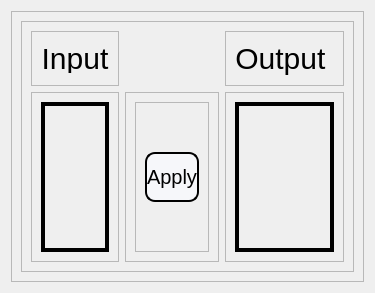
         <widget class="QWidget" name="HarrisPage">
          <layout class="QGridLayout" name="gridLayout_115">
           <item row="0" column="0">
            <widget class="QFrame" name="frame_65">
             <property name="frameShape">
              <enum>QFrame::StyledPanel</enum>
             </property>
             <property name="frameShadow">
              <enum>QFrame::Raised</enum>
             </property>
             <layout class="QGridLayout" name="gridLayout_20">
              <item row="0" column="0">
               <widget class="QFrame" name="ImagesFrame_6">
                <property name="styleSheet">
                 <string notr="true"/>
                </property>
                <property name="frameShape">
                 <enum>QFrame::StyledPanel</enum>
                </property>
                <property name="frameShadow">
                 <enum>QFrame::Raised</enum>
                </property>
                <layout class="QGridLayout" name="gridLayout_121">
                 <item row="0" column="0">
                  <widget class="QFrame" name="frame_7">
                   <property name="frameShape">
                    <enum>QFrame::StyledPanel</enum>
                   </property>
                   <property name="frameShadow">
                    <enum>QFrame::Raised</enum>
                   </property>
                   <layout class="QGridLayout" name="gridLayout_14">
                    <item row="0" column="0">
                     <widget class="QLabel" name="inputImageLabel_10">
                      <property name="maximumSize">
                       <size>
                        <width>16777215</width>
                        <height>30</height>
                       </size>
                      </property>
                      <property name="styleSheet">
                       <string notr="true">font-family: Impact, Haettenschweiler, 'Arial Narrow Bold', sans-serif;
font-size: 30px;
color: black;
background-color:transparent;</string>
                      </property>
                      <property name="text">
                       <string>Input</string>
                      </property>
                      <property name="alignment">
                       <set>Qt::AlignCenter</set>
                      </property>
                     </widget>
                    </item>
                   </layout>
                  </widget>
                 </item>
                 <item row="1" column="0">
                  <widget class="QFrame" name="frame_73">
                   <property name="frameShape">
                    <enum>QFrame::StyledPanel</enum>
                   </property>
                   <property name="frameShadow">
                    <enum>QFrame::Raised</enum>
                   </property>
                   <layout class="QGridLayout" name="gridLayout_45">
                    <item row="0" column="0">
                     <widget class="QLabel" name="features_inputImage">
                      <property name="styleSheet">
                       <string notr="true">border: 4px solid black;
</string>
                      </property>
                      <property name="text">
                       <string/>
                      </property>
                      <property name="scaledContents">
                       <bool>true</bool>
                      </property>
                      <property name="alignment">
                       <set>Qt::AlignCenter</set>
                      </property>
                     </widget>
                    </item>
                   </layout>
                  </widget>
                 </item>
                 <item row="1" column="2">
                  <widget class="QFrame" name="frame_74">
                   <property name="frameShape">
                    <enum>QFrame::StyledPanel</enum>
                   </property>
                   <property name="frameShadow">
                    <enum>QFrame::Raised</enum>
                   </property>
                   <layout class="QGridLayout" name="gridLayout_122">
                    <item row="0" column="0">
                     <widget class="QLabel" name="features_outputImage">
                      <property name="styleSheet">
                       <string notr="true">border: 4px solid black;
</string>
                      </property>
                      <property name="text">
                       <string/>
                      </property>
                      <property name="scaledContents">
                       <bool>true</bool>
                      </property>
                      <property name="alignment">
                       <set>Qt::AlignCenter</set>
                      </property>
                     </widget>
                    </item>
                   </layout>
                  </widget>
                 </item>
                 <item row="0" column="2">
                  <widget class="QFrame" name="frame_8">
                   <property name="frameShape">
                    <enum>QFrame::StyledPanel</enum>
                   </property>
                   <property name="frameShadow">
                    <enum>QFrame::Raised</enum>
                   </property>
                   <layout class="QGridLayout" name="gridLayout_19">
                    <item row="0" column="0">
                     <widget class="QLabel" name="outputImageLabel_6">
                      <property name="styleSheet">
                       <string notr="true">font-family: Impact, Haettenschweiler, 'Arial Narrow Bold', sans-serif;
font-size: 30px;
color: black;
background-color:transparent;</string>
                      </property>
                      <property name="text">
                       <string>Output </string>
                      </property>
                      <property name="alignment">
                       <set>Qt::AlignCenter</set>
                      </property>
                     </widget>
                    </item>
                   </layout>
                  </widget>
                 </item>
                 <item row="1" column="1">
                  <widget class="QFrame" name="frame_75">
                   <property name="maximumSize">
                    <size>
                     <width>300</width>
                     <height>16777215</height>
                    </size>
                   </property>
                   <property name="frameShape">
                    <enum>QFrame::StyledPanel</enum>
                   </property>
                   <property name="frameShadow">
                    <enum>QFrame::Raised</enum>
                   </property>
                   <layout class="QGridLayout" name="gridLayout_13">
                    <item row="0" column="0">
                     <widget class="QFrame" name="frame_78">
                      <property name="maximumSize">
                       <size>
                        <width>16777215</width>
                        <height>16777215</height>
                       </size>
                      </property>
                      <property name="frameShape">
                       <enum>QFrame::StyledPanel</enum>
                      </property>
                      <property name="frameShadow">
                       <enum>QFrame::Raised</enum>
                      </property>
                      <layout class="QGridLayout" name="gridLayout_12">
                       <item row="0" column="0">
                        <spacer name="verticalSpacer_5">
                         <property name="orientation">
                          <enum>Qt::Vertical</enum>
                         </property>
                         <property name="sizeHint" stdset="0">
                          <size>
                           <width>20</width>
                           <height>40</height>
                          </size>
                         </property>
                        </spacer>
                       </item>
                       <item row="1" column="0">
                        <widget class="QPushButton" name="harrisButton">
                         <property name="minimumSize">
                          <size>
                           <width>0</width>
                           <height>50</height>
                          </size>
                         </property>
                         <property name="maximumSize">
                          <size>
                           <width>16777215</width>
                           <height>50</height>
                          </size>
                         </property>
                         <property name="styleSheet">
                          <string notr="true">QPushButton{
border-style: solid;
border-width: 2px;
border-radius: 10px;
font-family: Impact, Haettenschweiler, 'Arial Narrow Bold', sans-serif;
font-size: 20px;
color: black;
background-color: rgb(246, 247, 250);
}

QPushButton:hover:!pressed{
	background-color: qlineargradient(x1: 0.5, y1: 1, x2: 0.5, y2: 1, stop: 0 #dadbde, stop: 1 #f6f7fa);
}</string>
                         </property>
                         <property name="text">
                          <string>Apply</string>
                         </property>
                        </widget>
                       </item>
                       <item row="2" column="0">
                        <spacer name="verticalSpacer_4">
                         <property name="orientation">
                          <enum>Qt::Vertical</enum>
                         </property>
                         <property name="sizeHint" stdset="0">
                          <size>
                           <width>20</width>
                           <height>40</height>
                          </size>
                         </property>
                        </spacer>
                       </item>
                      </layout>
                     </widget>
                    </item>
                   </layout>
                  </widget>
                 </item>
                </layout>
               </widget>
              </item>
             </layout>
            </widget>
           </item>
          </layout>
         </widget>
